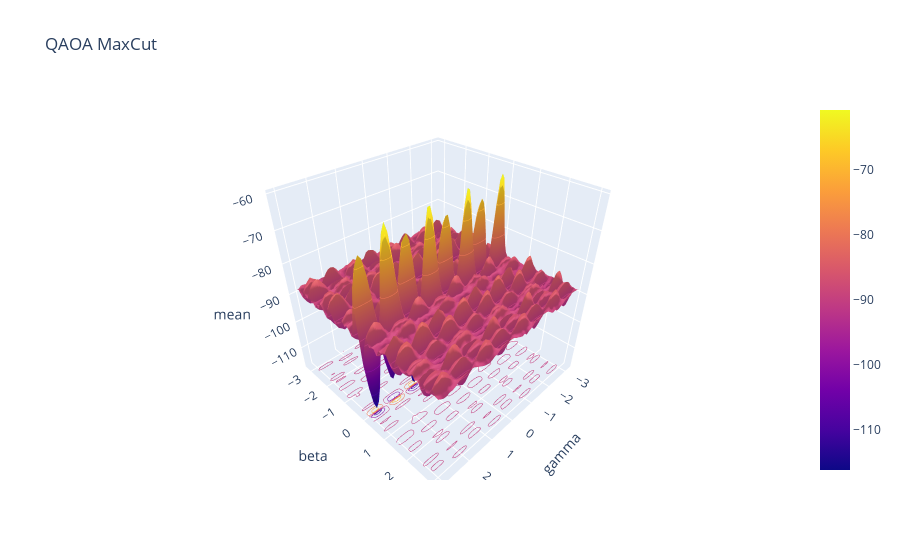

Here is the notebook cell this chart was saved with:
### Code cell
# Plot landscape in 3D 
a_gamma = np.arange(-np.pi, np.pi, step_size)
b_beta = np.arange(-np.pi, np.pi, step_size)
fig = go.Figure(data=go.Surface(z=landscape, x=a_gamma, y=b_beta))

fig.update_traces(contours_z=dict(show=True, usecolormap=True, highlightcolor='limegreen', project_z=True))


fig.update_layout(title="QAOA MaxCut", scene=dict(
    xaxis_title="gamma",
    yaxis_title="beta",
    zaxis_title="mean"
))

### Figure 1 — Plotly figure (JSON) as saved in the notebook; plotly's stock layout.template omitted (floating-point values rounded to 4 significant figures; data arrays with more than 128 entries replaced by an {"elided": "..."} marker saying what was removed)
{"data": [{"contours": {"z": {"highlightcolor": "limegreen", "project": {"z": true}, "show": true, "usecolormap": true}}, "type": "surface", "x": [-3.142, -3.042, -2.942, -2.842, -2.742, -2.642, -2.542, -2.442, -2.342, -2.242, -2.142, -2.042, -1.942, -1.842, -1.742, -1.642, -1.542, -1.442, -1.342, -1.242, -1.142, -1.042, -0.9416, -0.8416, -0.7416, -0.6416, -0.5416, -0.4416, -0.3416, -0.2416, -0.1416, -0.04159, 0.05841, 0.1584, 0.2584, 0.3584, 0.4584, 0.5584, 0.6584, 0.7584, 0.8584, 0.9584, 1.058, 1.158, 1.258, 1.358, 1.458, 1.558, 1.658, 1.758, 1.858, 1.958, 2.058, 2.158, 2.258, 2.358, 2.458, 2.558, 2.658, 2.758, 2.858, 2.958, 3.058], "y": [-3.142, -3.042, -2.942, -2.842, -2.742, -2.642, -2.542, -2.442, -2.342, -2.242, -2.142, -2.042, -1.942, -1.842, -1.742, -1.642, -1.542, -1.442, -1.342, -1.242, -1.142, -1.042, -0.9416, -0.8416, -0.7416, -0.6416, -0.5416, -0.4416, -0.3416, -0.2416, -0.1416, -0.04159, 0.05841, 0.1584, 0.2584, 0.3584, 0.4584, 0.5584, 0.6584, 0.7584, 0.8584, 0.9584, 1.058, 1.158, 1.258, 1.358, 1.458, 1.558, 1.658, 1.758, 1.858, 1.958, 2.058, 2.158, 2.258, 2.358, 2.458, 2.558, 2.658, 2.758, 2.858, 2.958, 3.058], "z": {"elided": "63x63 float values"}}], "layout": {"scene": {"xaxis": {"title": {"text": "gamma"}}, "yaxis": {"title": {"text": "beta"}}, "zaxis": {"title": {"text": "mean"}}}, "title": {"text": "QAOA MaxCut"}}}
